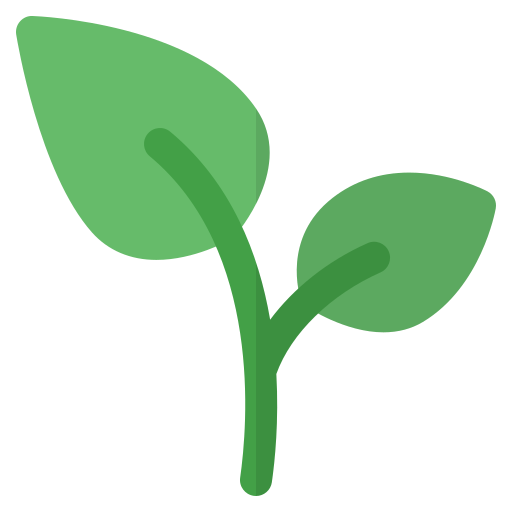
#> input picture src/ui/web/images/2leaves.png, 512 x 512 px; its folder holds only this picture in this run
$ python -i segmentation.py   (imports and definitions only)
#> lines starting #> are read from the running program, lines starting #| are printed output that depends on the picture; after the words box and inside, x2 and y2 are one past the last pixel; in counts of white or black regions, pixels touching at a corner belong together
### src/data_preprocessing/image_preprocessing.py
from src.util.logger import Logger
from PIL import Image
import numpy as np
import matplotlib.pyplot as plt
import pathlib
import cv2
import tensorflow as tf

def load_image(image_path: str) -> np.ndarray:
    """
    Load a single image as a RGB np array.
    PARAM:
        image_path: str | The path to the image
    RETURN:
        np.ndarray: The image as a np RGB array.
    """
    #verify the image exists first
    path= pathlib.Path(image_path)
    if not path.is_file():
        Logger.error(f"[load_image] Unable to open {image_path}.")
        return None

    # Load and convert while the file is open so the returned array is fully
    with Image.open(image_path) as img:
        loaded_image = np.asarray(img.convert("RGB"))

    # Logger.debug(f"Loaded image: {image_path}")

    return loaded_image

# [51 lines left out: functions save_image, show_image, normalize_image, convert_to_grayscale, not called in this run]

# I (chris) spell it grEy (not grAy), so this is a special wrapper just for me
convert_to_greyscale= convert_to_grayscale

# [45 lines left out: functions resize_image, crop_border, preprocess_image, not called in this run]


def full_path(image_path, images_root):
    image_path = str(image_path).replace("\\", "/")
    return str(pathlib.Path(images_root) / image_path.lstrip("/"))

# [72 lines left out: functions get_img_pairs, load_and_preprocess_image, generate_unet_dataset, not called in this run]

### src/data_preprocessing/segmentation.py
import cv2
import numpy as np
import src.config as config
import src.data_preprocessing.image_preprocessing as img_pre
from pathlib import Path

MASK_CHANNELS = 2
MASK_ROOT = config.Data.SEGMENTED_IMAGES

def to_rgb_uint8(image):
    image = np.asarray(image)
    if image.ndim == 2:
        image = cv2.cvtColor(image, cv2.COLOR_GRAY2RGB)
    elif image.shape[-1] == 4:
        image = cv2.cvtColor(image, cv2.COLOR_RGBA2RGB)
    if image.dtype != np.uint8:
        image = np.clip(image, 0, 255).astype(np.uint8)
    return image


def clahe(image, clip_limit=2.0, tile=(8, 8)):
    gray_image = cv2.cvtColor(to_rgb_uint8(image), cv2.COLOR_RGB2GRAY)
    return cv2.createCLAHE(clipLimit=clip_limit, tileGridSize=tile).apply(gray_image)


def foreground(image):
    hsv = cv2.cvtColor(to_rgb_uint8(image), cv2.COLOR_RGB2HSV)
    saturation = hsv[:, :, 1]
    _, mask = cv2.threshold(saturation, 0, 255, cv2.THRESH_BINARY + cv2.THRESH_OTSU)
    return mask

def unet_mask(image_path, size):
    p = Path(image_path)
    mask = cv2.imread(str(MASK_ROOT / p.parent.name / (p.stem + ".png")), cv2.IMREAD_GRAYSCALE)
    if mask is None:
        return None
    return cv2.resize(mask, tuple(size), interpolation=cv2.INTER_AREA)


def mask_from_path(image_path, size=(224, 224), image=None):
    if image is None:
        image = img_pre.load_image(str(image_path))
#> in load_image, img is the input picture: PIL image 512x512 RGBA; mean R, G, B, A 27.1, 52.1, 28.3, 75.3
#> in load_image, `loaded_image = np.asarray(img.convert("RGB"))`:
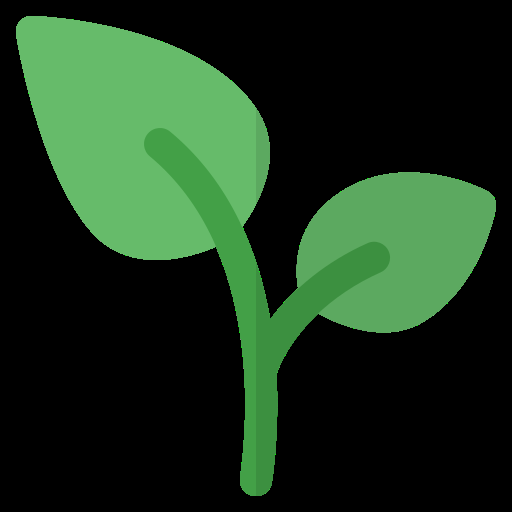
#> loaded_image: shape (512, 512, 3); mean R, G, B 27.1, 52.1, 28.3
    if image is None:
        return np.zeros((size[1], size[0], MASK_CHANNELS), np.float32)
    return mask_channels(image, unet_mask(image_path, size), size)
#> in unet_mask, `mask = cv2.imread(str(MASK_ROOT / p.parent.name / (p.stem + ".png")), ..`:
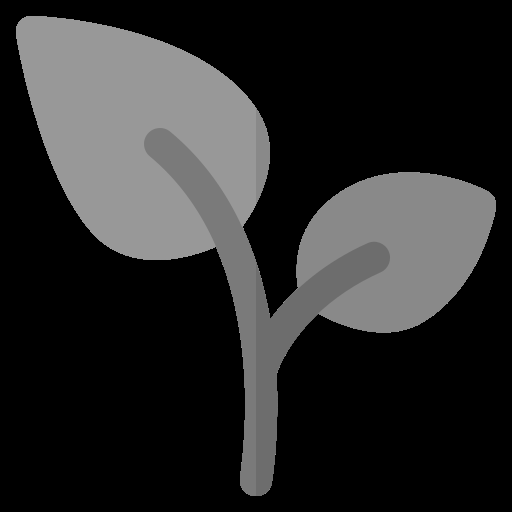
#> mask: shape (512, 512); min 0, max 164, mean 41.8

def mask_channels(rgb_image, mask_image, size):
    rgb_image = to_rgb_uint8(rgb_image)
    if (rgb_image.shape[1], rgb_image.shape[0]) != tuple(size):
        rgb_image = cv2.resize(rgb_image, tuple(size), interpolation=cv2.INTER_AREA)
    if mask_image is None:
        mask_image = clahe(rgb_image)
    return np.stack([foreground(rgb_image), mask_image], axis=-1).astype(np.float32) / 255.0
#> in foreground, `hsv = cv2.cvtColor(to_rgb_uint8(image), cv2.COLOR_RGB2HSV)`: hsv: shape (224, 224, 3); mean H, S, V 18.9, 38.1, 52.1
#> in foreground, `saturation = hsv[:, :, 1]`:
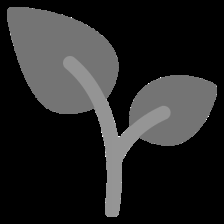
#> saturation: shape (224, 224); min 0, max 255, mean 38.1
#> in foreground, `_, mask = cv2.threshold(saturation, 0, 255, cv2.THRESH_BINARY + cv2.TH..`:
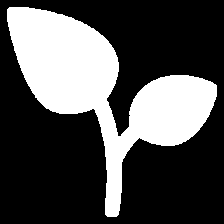
#> mask: shape (224, 224); 30.8% white; 1 white region, box (x1, y1, x2, y2) and area: (7, 7, 217, 217) 15475


# [49 lines left out: functions unet_mask_from_image, get_percent_of_Disease, not called in this run]

>>> result = mask_from_path('../ui/web/images/2leaves.png')

$ run again, on src/ui/web/images/leaf.png
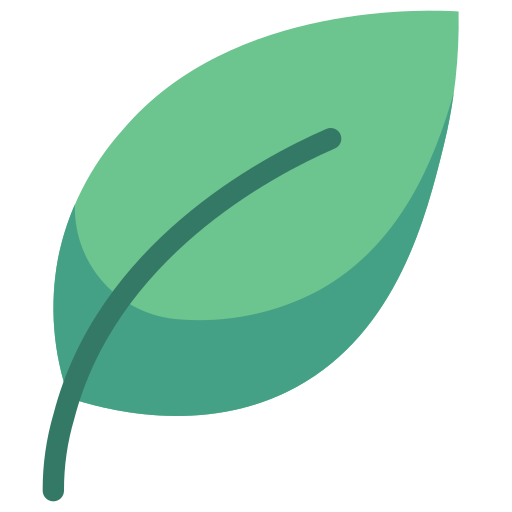
#> input picture src/ui/web/images/leaf.png, 512 x 512 px
#> in load_image, img is the input picture: PIL image 512x512 RGBA; mean R, G, B, A 42.7, 83.3, 63.4, 117.3
#> in load_image, `loaded_image = np.asarray(img.convert("RGB"))`:
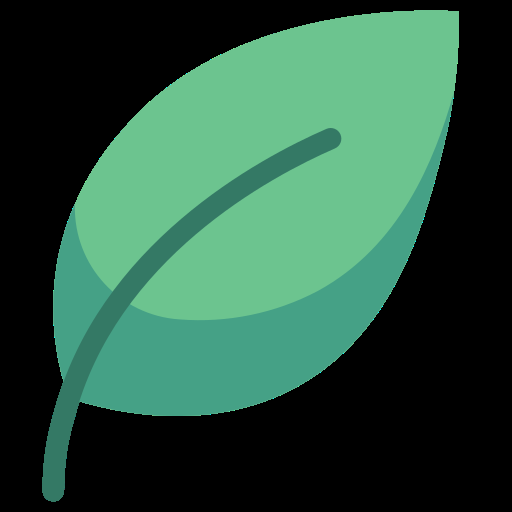
#> loaded_image: shape (512, 512, 3); mean R, G, B 42.7, 83.3, 63.4
#> hsv: shape (224, 224, 3); mean H, S, V 35.4, 59.1, 83.3
#> in foreground, `_, mask = cv2.threshold(saturation, 0, 255, cv2.THRESH_BINARY + cv2.TH..`:
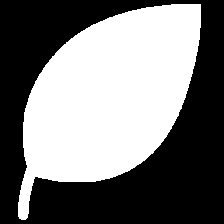
#> mask: shape (224, 224); 47% white; 1 white region, box (x1, y1, x2, y2) and area: (18, 4, 201, 220) 23601

$ run again, on src/ui/web/images/leaves.png
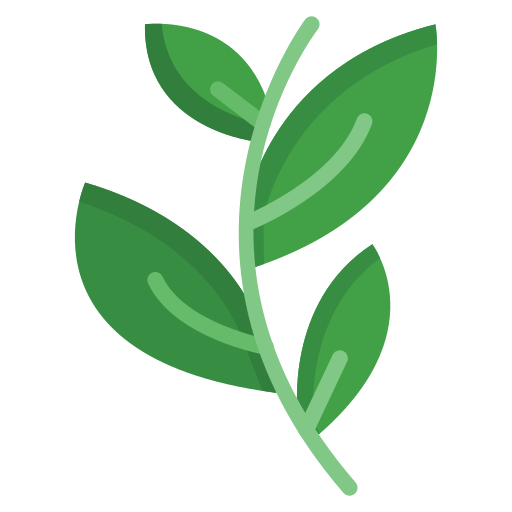
#> input picture src/ui/web/images/leaves.png, 512 x 512 px
#> in load_image, img is the input picture: PIL image 512x512 RGBA; mean R, G, B, A 21, 46.1, 23.3, 73.2
#> in load_image, `loaded_image = np.asarray(img.convert("RGB"))`:
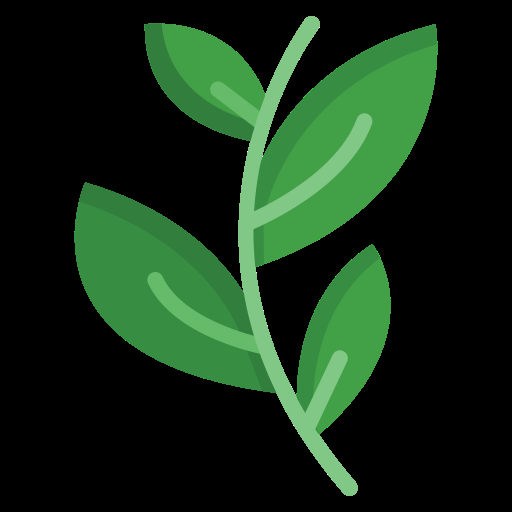
#> loaded_image: shape (512, 512, 3); mean R, G, B 21, 46.1, 23.3
#> hsv: shape (224, 224, 3); mean H, S, V 19.2, 43.3, 46.1
#> in foreground, `_, mask = cv2.threshold(saturation, 0, 255, cv2.THRESH_BINARY + cv2.TH..`:
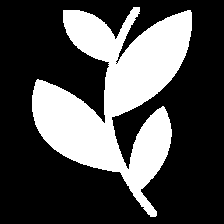
#> mask: shape (224, 224); 30.5% white; 1 white region, box (x1, y1, x2, y2) and area: (32, 7, 192, 217) 15318
